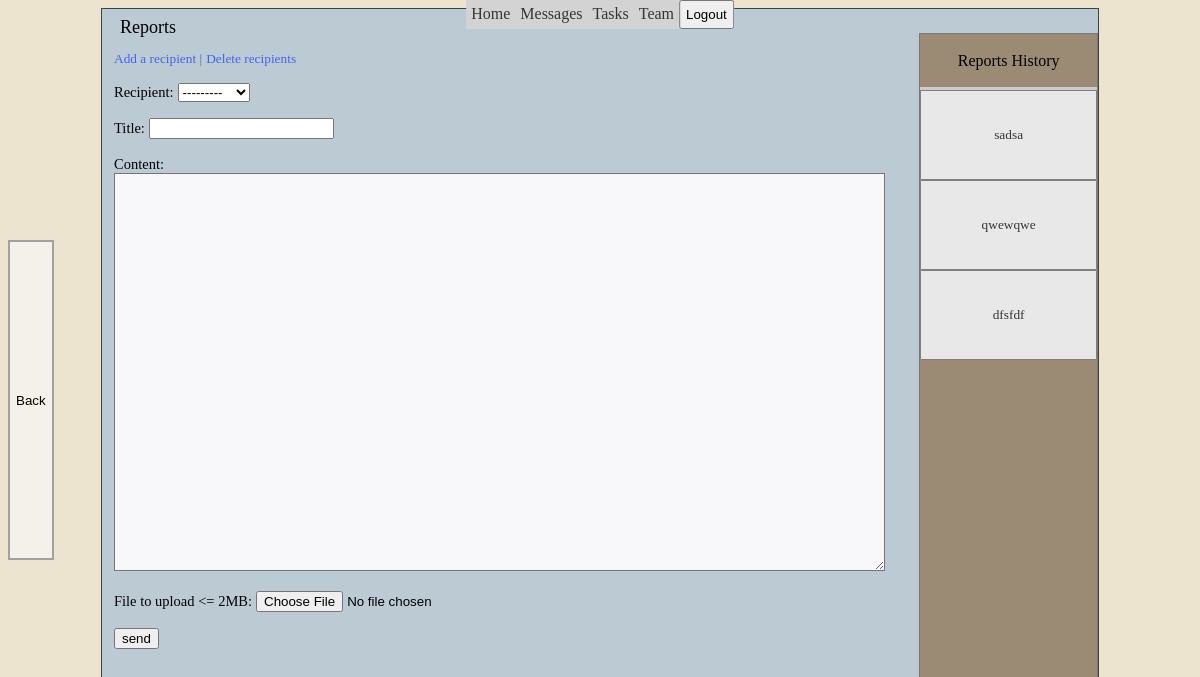
/dashboard/messages/create/ (signed in), run on an earlier commit of the app's database.
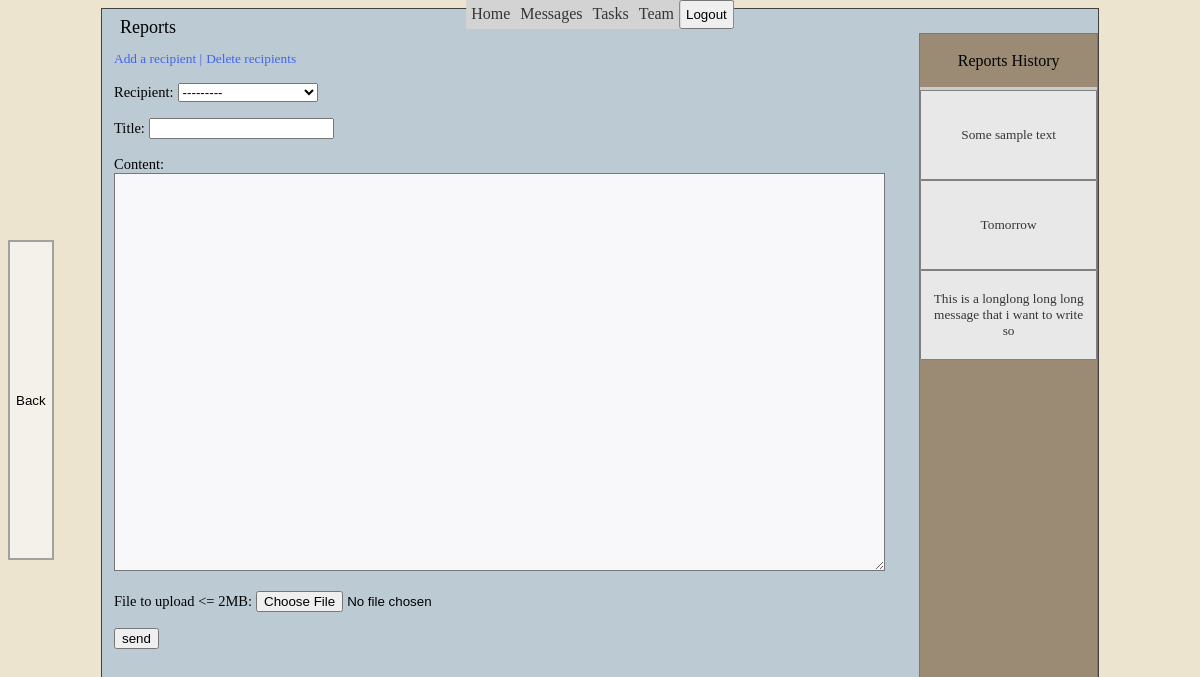
And on a later commit of the database.
### dashboard/models.py (models this page shows, shortened)
class Messages(models.Model):
    user = models.ForeignKey(settings.AUTH_USER_MODEL, related_name='sender',
                                                       on_delete=models.CASCADE)
    recipient = models.ForeignKey(settings.AUTH_USER_MODEL,
               related_name='receiver',
               on_delete=models.PROTECT,
               null=True, blank=True, default='')
    title = models.CharField(max_length=60)
    content = models.TextField(null=False)
    timestamp = models.DateTimeField(auto_now_add=True)
    task = models.ForeignKey('Task', on_delete=models.CASCADE, null=True, blank=True)
    picture = models.BinaryField(null=True, blank=True, editable=True)
    content_type = models.CharField(max_length=50, null=True, blank=True)

### dashboard/views.py (the view, shortened to what this page needs)
# urls.py: path('messages/create/', views.MessageView.as_view(), name = 'messages_create'),
class MessageView(LoginRequiredMixin, View):
    template = 'dashboard/messages.html'
    def get(self, request):
        pk = self.request.user.id
        data = Messages.objects.filter(user_id=pk)
        form = MessageForm(sender_id = self.request.user.id)
        context = {'data': data, 'form': form}
        return render(request, self.template, context)

### dashboard/forms.py (shortened to what this page needs)
class MessageForm(ModelForm):
     max_size_limit = 2 * 1024 * 1024
     picture = forms.FileField(required=False, label="File to upload <= 2MB")
     upload_field_name = 'picture'
     class Meta:
          model = Messages
          fields = ['recipient', 'title', 'content','picture']
     def __init__(self, *args, sender_id=None):
            super().__init__(*args)
            if sender_id:
               profile = UserProfile.objects.get(user=sender_id)
               combined_qs = UserProfile.objects.filter(
               Q(team=profile.team) | Q(user__in=profile.recipients.all())
               ).distinct()
               allowed = combined_qs.exclude(id=sender_id)
               self.fields['recipient'].queryset = allowed

### dashboard/models.py (called while the page is built)
    def __str__(self):
        return self.user.username

### dashboard/templates/dashboard/messages.html (shortened to what this page needs)
 {% include 'dashboard/base.html' %}
 {% block content %}
 <div class="reports_container">
 <h class="title">Reports</h>
 <div class="reports_div">
<form method="post" class="text_field" enctype="multipart/form-data">
  <a class="add_recipient" href="{% url 'dashboard:add' %}">Add a recipient |</a>
  <a class="add_recipient" href="{% url 'dashboard:recipient_delete' %}">Delete recipients</a>
 <p class="forms"> {{ form.as_p }}</p>
  <input type="submit" name="send" value="send">
  </form>
 </div>
 <div class="reports_menu">
  <div class="history_title"> Reports History </div>
   {% for report in data %}
   <div class="history">
    <a class ="link_block" href="{% url 'dashboard:report_update' report.id %}" target="_blank">{{report.title}}</a>
  </div>
   {% endfor %}
 </div>
 </div>
 <div class="send_msg_back">
   <a href="{% url 'dashboard:messages' %}"><button class="del_btn2" type="button">Back</button></a>
 </div>
 {% endblock %}

What changed in the data, as far as the page shows it:
removed Messages: title "sadsa"
removed Messages: title "qwewqwe"
removed Messages: title "dfsfdf"
added Messages: title "Some sample text"
added Messages: title "Tomorrow"
added Messages: title "This is a longlong long long message that i want to write so"
